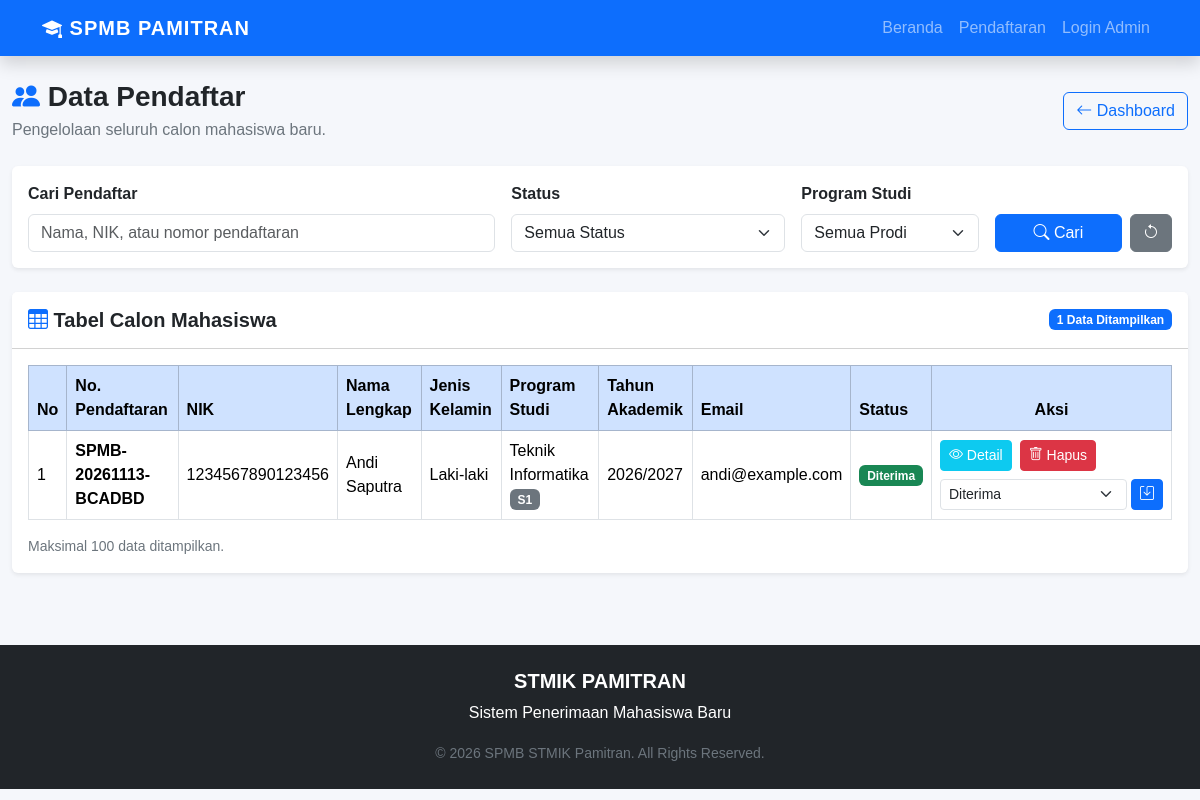
Page /admin/pendaftar/index.php (signed in) on the committed database.
### tables this page shows
CREATE TABLE `pendaftar` (
  `id` int(11) NOT NULL AUTO_INCREMENT,
  `no_pendaftaran` varchar(30) NOT NULL,
  `nik` varchar(16) NOT NULL,
  `nama_lengkap` varchar(150) NOT NULL,
  `tempat_lahir` varchar(100) NOT NULL,
  `tanggal_lahir` date NOT NULL,
  `jenis_kelamin` enum('L','P') NOT NULL,
  `alamat` text NOT NULL,
  `no_hp` varchar(20) NOT NULL,
  `email` varchar(100) NOT NULL,
  `asal_sekolah` varchar(150) NOT NULL,
  `program_studi_id` int(11) NOT NULL,
  `tahun_akademik_id` int(11) NOT NULL,
  `status` enum('Menunggu','Diterima','Ditolak') NOT NULL DEFAULT 'Menunggu',
  `created_at` timestamp NOT NULL DEFAULT current_timestamp(),
  `updated_at` timestamp NOT NULL DEFAULT current_timestamp() ON UPDATE current_timestamp(),
  PRIMARY KEY (`id`),
  UNIQUE KEY `no_pendaftaran` (`no_pendaftaran`),
  UNIQUE KEY `nik` (`nik`),
  KEY `fk_pendaftar_prodi` (`program_studi_id`),
  KEY `fk_pendaftar_tahun` (`tahun_akademik_id`),
  CONSTRAINT `fk_pendaftar_prodi` FOREIGN KEY (`program_studi_id`) REFERENCES `program_studi` (`id`) ON UPDATE CASCADE,
  CONSTRAINT `fk_pendaftar_tahun` FOREIGN KEY (`tahun_akademik_id`) REFERENCES `tahun_akademik` (`id`) ON UPDATE CASCADE
);

CREATE TABLE `program_studi` (
  `id` int(11) NOT NULL AUTO_INCREMENT,
  `kode_prodi` varchar(10) NOT NULL,
  `nama_prodi` varchar(100) NOT NULL,
  `jenjang` varchar(10) NOT NULL,
  `created_at` timestamp NOT NULL DEFAULT current_timestamp(),
  PRIMARY KEY (`id`),
  UNIQUE KEY `kode_prodi` (`kode_prodi`)
);

CREATE TABLE `tahun_akademik` (
  `id` int(11) NOT NULL AUTO_INCREMENT,
  `tahun` varchar(20) NOT NULL,
  `status_aktif` tinyint(1) NOT NULL DEFAULT 0,
  `created_at` timestamp NOT NULL DEFAULT current_timestamp(),
  PRIMARY KEY (`id`),
  UNIQUE KEY `tahun` (`tahun`)
);

### includes/functions.php (called while the page is built, shortened)
<?php
function e($value)
{
    return htmlspecialchars(
        (string) $value,
        ENT_QUOTES | ENT_SUBSTITUTE,
        'UTF-8'
    );
}

### admin/pendaftar/index.php (the view, shortened to what this page needs)
<?php
require_once __DIR__ . '/../../config/database.php';
$keyword = trim($_GET['keyword'] ?? '');
$params = [];
$sql = "SELECT p.id, p.no_pendaftaran, p.nik, p.nama_lengkap, p.jenis_kelamin, p.email, p.status, p.created_at, ps.nama_prodi, ps.jenjang, ta.tahun FROM pendaftar p INNER JOIN program_studi ps ON p.program_studi_id = ps.id INNER JOIN tahun_akademik ta ON p.tahun_akademik_id = ta.id";
$sql .= " ORDER BY p.id DESC LIMIT 100";
$stmt = $pdo->prepare($sql);
$stmt->execute($params);
$pendaftar = $stmt->fetchAll(PDO::FETCH_ASSOC);
require_once __DIR__ . '/../../includes/header.php';
?>
<div class="container-fluid py-4">
    <div class="d-flex justify-content-between align-items-center mb-4">
        <div>
            <h3 class="fw-bold mb-1">
                <i class="bi bi-people-fill text-primary"></i>
                Data Pendaftar
            </h3>
            <p class="text-secondary mb-0">
                Pengelolaan seluruh calon mahasiswa baru.
            </p>
        </div>
        <a href="<?= BASE_URL ?>/admin/dashboard.php"
           class="btn btn-outline-primary">
            <i class="bi bi-arrow-left"></i>
            Dashboard
        </a>
    </div>
    <div class="card shadow-sm border-0 mb-4">
        <div class="card-body">
            <form method="GET" action="index.php">
                <div class="row g-3 align-items-end">
                    <div class="col-md-5">
                        <label class="form-label fw-semibold">
                            Cari Pendaftar
                        </label>
                        <input
                            type="text"
                            name="keyword"
                            class="form-control"
                            placeholder="Nama, NIK, atau nomor pendaftaran"
                            value="<?= e($keyword) ?>">
                    </div>
                    <div class="col-md-3">
                        <label class="form-label fw-semibold">
                            Status
                        </label>
                        <select name="status" class="form-select">
                            <option value="">Semua Status</option>
                        </select>
                    </div>
                    <div class="col-md-2">
                        <label class="form-label fw-semibold">
                            Program Studi
                        </label>
                        <select name="prodi_id" class="form-select">
                            <option value="">Semua Prodi</option>
                        </select>
                    </div>
                    <div class="col-md-2">
                        <div class="d-flex gap-2">
                            <button type="submit" class="btn btn-primary w-100">
                                <i class="bi bi-search"></i>
                                Cari
                            </button>
                            <a href="index.php" class="btn btn-secondary">
                                <i class="bi bi-arrow-counterclockwise"></i>
                            </a>
                        </div>
                    </div>
                </div>
            </form>
        </div>
    </div>
    <div class="card shadow-sm border-0">
        <div class="card-header bg-white p-3">
            <div class="d-flex justify-content-between align-items-center">
                <h5 class="fw-bold mb-0">
                    <i class="bi bi-table text-primary"></i>
                    Tabel Calon Mahasiswa
                </h5>
                <span class="badge bg-primary">
                    <?= count($pendaftar) ?> Data Ditampilkan
                </span>
            </div>
        </div>
        <div class="card-body">
            <div class="table-responsive">
                <table class="table table-bordered table-hover align-middle">
                    <thead class="table-primary">
                        <tr>
                            <th>No</th>
                            <th>No. Pendaftaran</th>
                            <th>NIK</th>
                            <th>Nama Lengkap</th>
                            <th>Jenis Kelamin</th>
                            <th>Program Studi</th>
                            <th>Tahun Akademik</th>
                            <th>Email</th>
                            <th>Status</th>
                            <th class="text-center">Aksi</th>
                        </tr>
                    </thead>
                    <tbody>
                        <?php if (!empty($pendaftar)): ?>
                            <?php $no = 1; ?>
                            <?php foreach ($pendaftar as $row): ?>
                                <tr>
                                    <td><?= $no++ ?></td>
                                    <td class="fw-semibold">
                                        <?= e($row['no_pendaftaran']) ?>
                                    </td>
                                    <td>
                                        <?= e($row['nik']) ?>
                                    </td>
                                    <td>
                                        <?= e($row['nama_lengkap']) ?>
                                    </td>
                                    <td>
                                        <?= $row['jenis_kelamin'] === 'L' ? 'Laki-laki' : 'Perempuan' ?>
                                    </td>
                                    <td>
                                        <?= e($row['nama_prodi']) ?>
                                        <span class="badge bg-secondary">
                                            <?= e($row['jenjang']) ?>
                                        </span>
                                    </td>
                                    <td>
                                        <?= e($row['tahun']) ?>
                                    </td>
                                    <td>
                                        <?= e($row['email']) ?>
                                    </td>
                                    <td>
                                        <?php if ($row['status'] === 'Menunggu'): ?>
                                            <span class="badge bg-warning text-dark">
                                                Menunggu
                                            </span>
                                        <?php elseif ($row['status'] === 'Diterima'): ?>
                                            <span class="badge bg-success">
                                                Diterima
                                            </span>
                                        <?php else: ?>
                                            <span class="badge bg-danger">
                                                Ditolak
                                            </span>
                                        <?php endif; ?>
                                    </td>
                                    <td style="min-width: 240px;">
                                        <div class="d-flex flex-wrap gap-2 mb-2">
                                            <a
                                                href="detail.php?id=<?= (int) $row['id'] ?>"
                                                class="btn btn-sm btn-info text-white">
                                                <i class="bi bi-eye"></i>
                                                Detail
                                            </a>
                                            <form
                                                action="delete.php"
                                                method="POST"
                                                onsubmit="return confirm('PERINGATAN! Data <?= e($row['nama_lengkap']) ?> akan dihapus permanen. Lanjutkan?')">
                                                <button
                                                    type="submit"
                                                    class="btn btn-sm btn-danger">
                                                    <i class="bi bi-trash"></i>
                                                    Hapus
                                                </button>
                                            </form>
                                        </div>
                                        <form
                                            action="update_status.php"
                                            method="POST"
                                            class="d-flex gap-1"
                                            onsubmit="return confirm('Yakin ingin mengubah status pendaftar ini?')">
                                            <select
                                                name="status"
                                                class="form-select form-select-sm"
                                                required>
                                                <option value="Diterima" <?= $row['status'] === 'Diterima' ? 'selected' : '' ?>>
                                                    Diterima
                                                </option>
                                            </select>
                                            <button
                                                type="submit"
                                                class="btn btn-sm btn-primary">
                                                <i class="bi bi-save"></i>
                                            </button>
                                        </form>
                                    </td>
                                </tr>
                            <?php endforeach; ?>
                        <?php endif; ?>
                    </tbody>
                </table>
            </div>
            <p class="text-secondary small mb-0">
                Maksimal 100 data ditampilkan.
            </p>
        </div>
    </div>
</div>
<?php
require_once __DIR__ . '/../../includes/footer.php';
?>

### assets/css/style.css (style rules this page uses)
body { background-color: #f5f7fb; font-family: Arial, sans-serif; min-height: 100vh; }

### rows in the picture
pendaftar: no_pendaftaran "SPMB-20261113-BCADBD", nik "1234567890123456", nama_lengkap "Andi Saputra", jenis_kelamin "Laki-laki", program_studi.nama_prodi "Teknik Informatika", program_studi.jenjang "S1", tahun_akademik.tahun "2026/2027", email "andi@example.com", shows "Diterima", status "Diterima"

### other values in the picture
count($pendaftar) "1"
